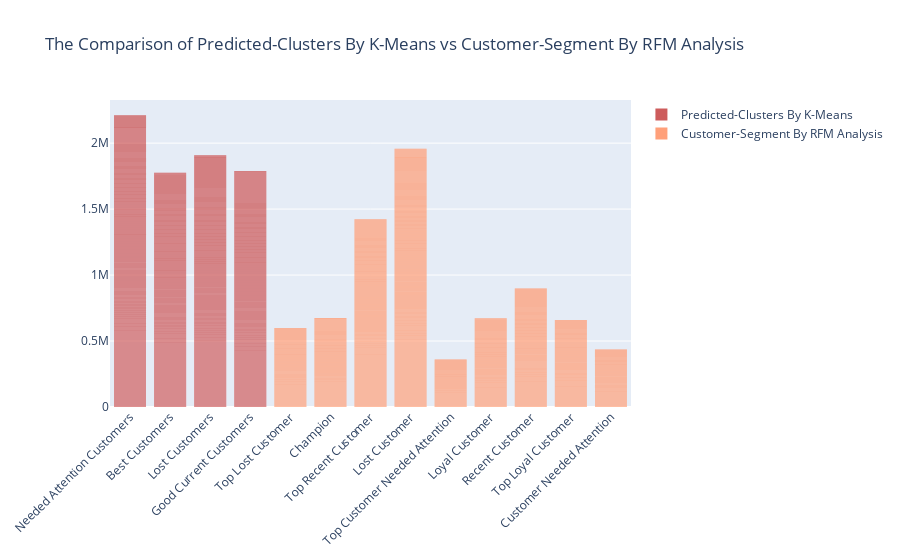

Notebook code for this chart:
### Code cell
import plotly.graph_objects as go
fig = go.Figure()
fig.add_trace(go.Bar(
    x=RFM['K-Means Predicted Cluster'].values,
    y=RFM['K-Means Predicted Cluster'].index,
    name='Predicted-Clusters By K-Means',
    marker_color='indianred'
))
fig.add_trace(go.Bar(
    x=RFM['CustomerCategory'].values,
    y=RFM['CustomerCategory'].index,
    name='Customer-Segment By RFM Analysis',
    marker_color='lightsalmon'
))

# Here we modify the tickangle of the xaxis, resulting in rotated labels.
fig.update_layout(barmode='relative', 
                  xaxis_tickangle=-45, 
                  title="The Comparison of Predicted-Clusters By K-Means vs Customer-Segment By RFM Analysis")
fig.update_traces(dict(marker_line_width=0))
fig.show()

### Figure 1 — Plotly figure (JSON) as saved in the notebook; plotly's stock layout.template omitted (floating-point values rounded to 4 significant figures; data arrays with more than 128 entries replaced by an {"elided": "..."} marker saying what was removed)
{"data": [{"marker": {"color": "indianred", "line": {"width": 0}}, "name": "Predicted-Clusters By K-Means", "type": "bar", "x": {"elided": "3920 str values"}, "y": {"elided": "3920 int values"}}, {"marker": {"color": "lightsalmon", "line": {"width": 0}}, "name": "Customer-Segment By RFM Analysis", "type": "bar", "x": {"elided": "3920 str values"}, "y": {"elided": "3920 int values"}}], "layout": {"barmode": "relative", "title": {"text": "The Comparison of Predicted-Clusters By K-Means vs Customer-Segment By RFM Analysis"}, "xaxis": {"tickangle": -45}}}
